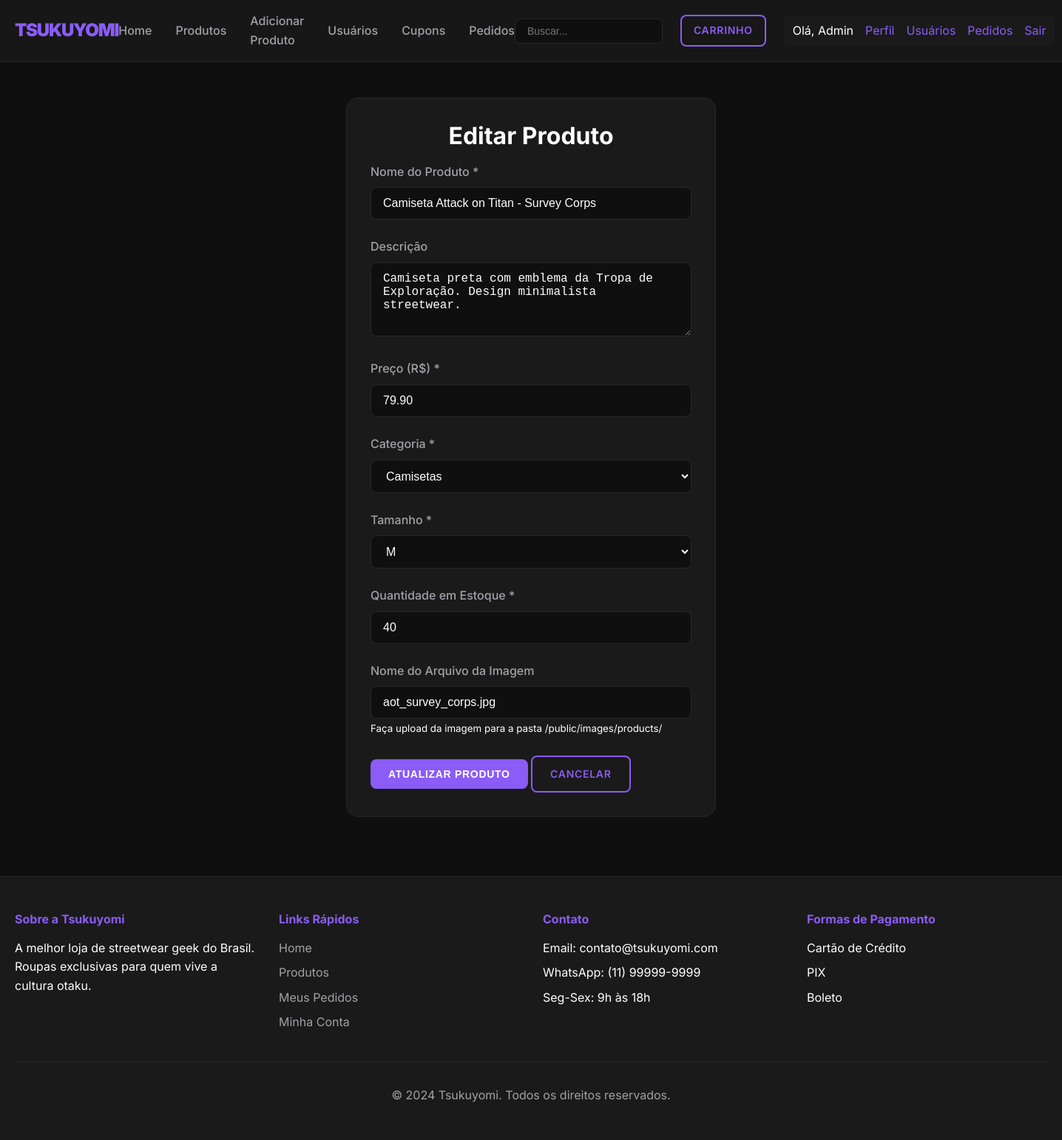
Before: /public/index.php?action=edit_product&id=3 (signed in) with the older database file.
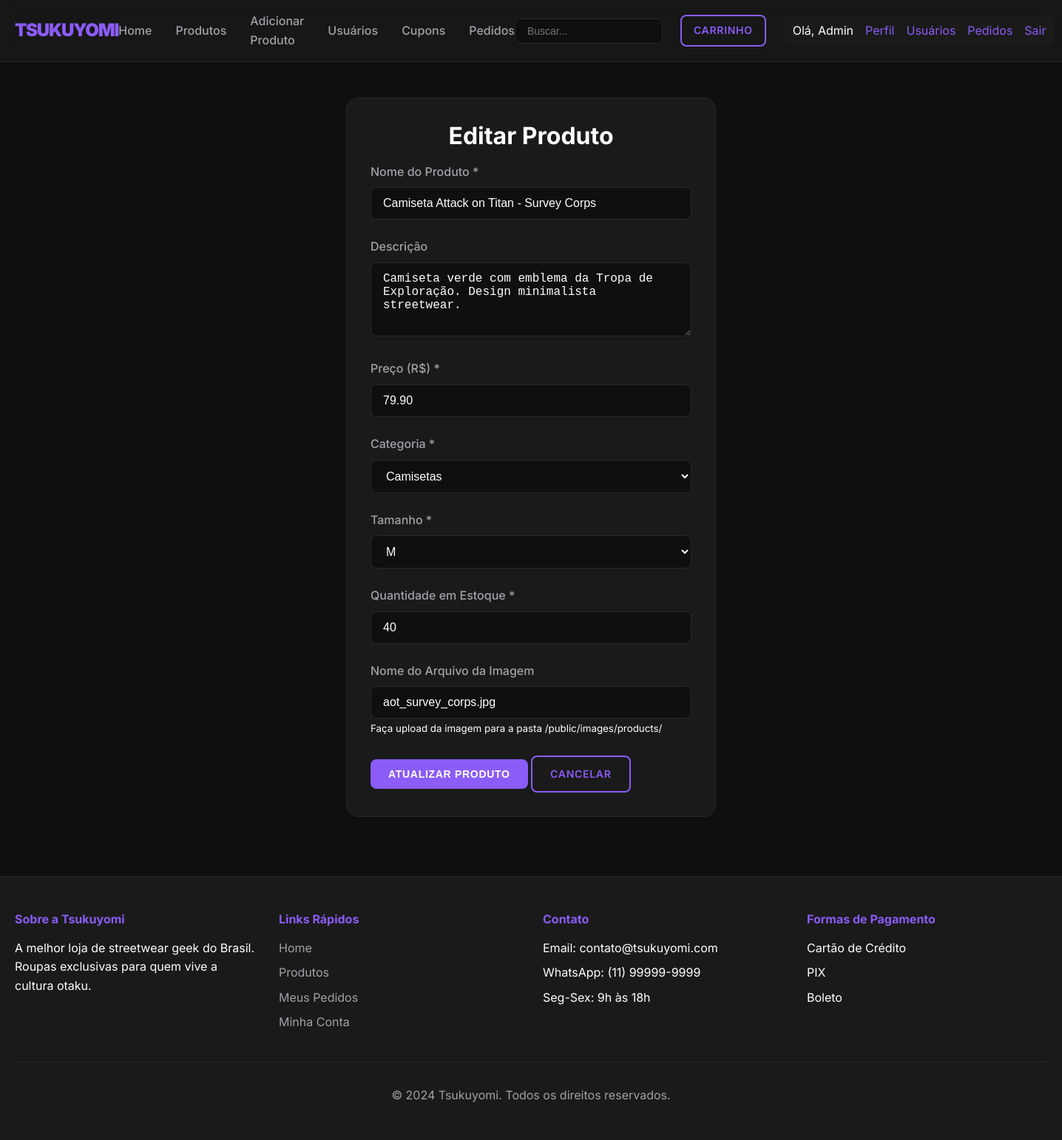
After: the same page with the newer database file.
### tables this page shows
CREATE TABLE `products` (
  `id` int(11) NOT NULL,
  `name` varchar(200) NOT NULL,
  `description` text DEFAULT NULL,
  `price` decimal(10,2) NOT NULL,
  `category` varchar(100) DEFAULT NULL,
  `size` varchar(10) DEFAULT NULL,
  `stock_quantity` int(11) DEFAULT 0,
  `image_url` varchar(255) DEFAULT NULL,
  `created_at` timestamp NOT NULL DEFAULT current_timestamp(),
  `updated_at` timestamp NOT NULL DEFAULT current_timestamp() ON UPDATE current_timestamp()
);

### controllers/ProductController.php (called while the page is built, shortened)
<?php
require_once '../config/database.php';
require_once '../models/Product.php';
class ProductController {
    private $product;
    public function __construct() {
        $database = new Database();
        $this->db = $database->getConnection();
        $this->product = new Product($this->db);
    }
    public function edit($id) {
        $this->product->id = $id;
        $this->product->readOne();
        include '../views/products/edit.php';
    }
}
?>

### config/database.php (called while the page is built, shortened)
<?php
class Database {
    private $host = "localhost";
    private $db_name = "tsukuyomi_store";
    private $username = "root";
    private $password = "";
    public function getConnection() {
        $this->conn = null;
        try {
            $this->conn = new PDO("mysql:host=" . $this->host . ";dbname=" . $this->db_name,
                                  $this->username, $this->password);
            $this->conn->exec("set names utf8");
            $this->conn->setAttribute(PDO::ATTR_ERRMODE, PDO::ERRMODE_EXCEPTION);
        } catch(PDOException $exception) {
            echo "Connection error: " . $exception->getMessage();
        }
        return $this->conn;
    }
}
?>

### models/Product.php (called while the page is built, shortened)
<?php
class Product {
    private $conn;
    private $table_name = "products";
    public $id;
    public function __construct($db) {
        $this->conn = $db;
    }
    public function readOne() {
        $query = "SELECT * FROM " . $this->table_name . " WHERE id = ? LIMIT 0,1";
        $stmt = $this->conn->prepare($query);
        $stmt->bindParam(1, $this->id);
        $stmt->execute();
        $row = $stmt->fetch(PDO::FETCH_ASSOC);
        if($row) {
            $this->name = $row['name'];
            $this->description = $row['description'];
            $this->price = $row['price'];
            $this->category = $row['category'];
            $this->size = $row['size'];
            $this->stock_quantity = $row['stock_quantity'];
            $this->image_url = $row['image_url'];
        }
    }
}
?>

### views/products/edit.php (the view, shortened to what this page needs)
<?php include '../views/layout/header.php'; ?>
<div class="form-container">
    <h2>Editar Produto</h2>
    <form action="/tsukuyomi/public/index.php?action=update_product&id=<?php echo $this->product->id; ?>" method="POST">
        <div class="form-group">
            <label for="name">Nome do Produto *</label>
            <input type="text" id="name" name="name" class="form-control"
                   value="<?php echo htmlspecialchars($this->product->name); ?>" required>
        </div>
        <div class="form-group">
            <label for="description">Descrição</label>
            <textarea id="description" name="description" class="form-control" rows="4"><?php echo htmlspecialchars($this->product->description); ?></textarea>
        </div>
        <div class="form-group">
            <label for="price">Preço (R$) *</label>
            <input type="number" id="price" name="price" class="form-control" step="0.01"
                   value="<?php echo $this->product->price; ?>" required>
        </div>
        <div class="form-group">
            <label for="category">Categoria *</label>
            <select id="category" name="category" class="form-control" required>
                <option value="Camisetas" <?php echo $this->product->category == 'Camisetas' ? 'selected' : ''; ?>>Camisetas</option>
            </select>
        </div>
        <div class="form-group">
            <label for="size">Tamanho *</label>
            <select id="size" name="size" class="form-control" required>
                <option value="M" <?php echo $this->product->size == 'M' ? 'selected' : ''; ?>>M</option>
            </select>
        </div>
        <div class="form-group">
            <label for="stock_quantity">Quantidade em Estoque *</label>
            <input type="number" id="stock_quantity" name="stock_quantity" class="form-control"
                   value="<?php echo $this->product->stock_quantity; ?>" required>
        </div>
        <div class="form-group">
            <label for="image_url">Nome do Arquivo da Imagem</label>
            <input type="text" id="image_url" name="image_url" class="form-control"
                   value="<?php echo htmlspecialchars($this->product->image_url); ?>"
                   placeholder="exemplo: naruto_akatsuki.jpg">
            <small>Faça upload da imagem para a pasta /public/images/products/</small>
        </div>
        <button type="submit" class="btn btn-primary">Atualizar Produto</button>
        <a href="/tsukuyomi/public/index.php?action=products" class="btn btn-secondary">Cancelar</a>
    </form>
</div>
<?php include '../views/layout/footer.php'; ?>

Changed rows visible on the page:
changed products "Camiseta Attack on Titan - Survey Corps": description "Camiseta preta com emblema da Tropa de Exploração. Design minimalista streetwear." → "Camiseta verde com emblema da Tropa de Exploração. Design minimalista streetwear."
